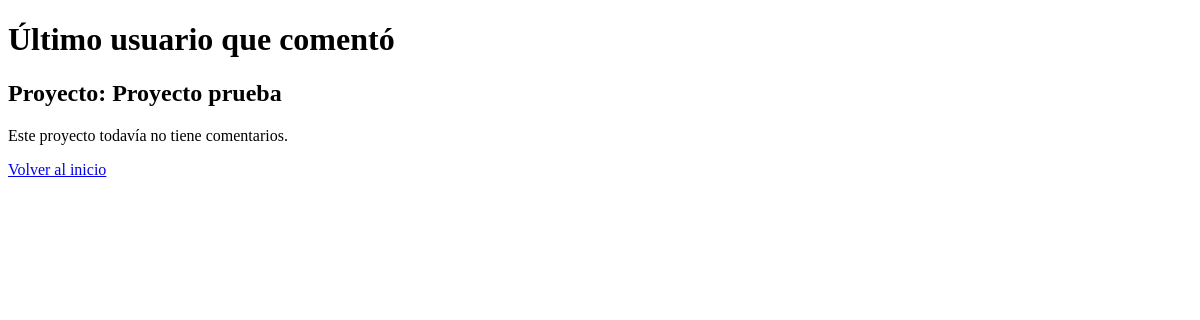
Before: /proyectos/1/ultimo-comentario/ with the older database file.
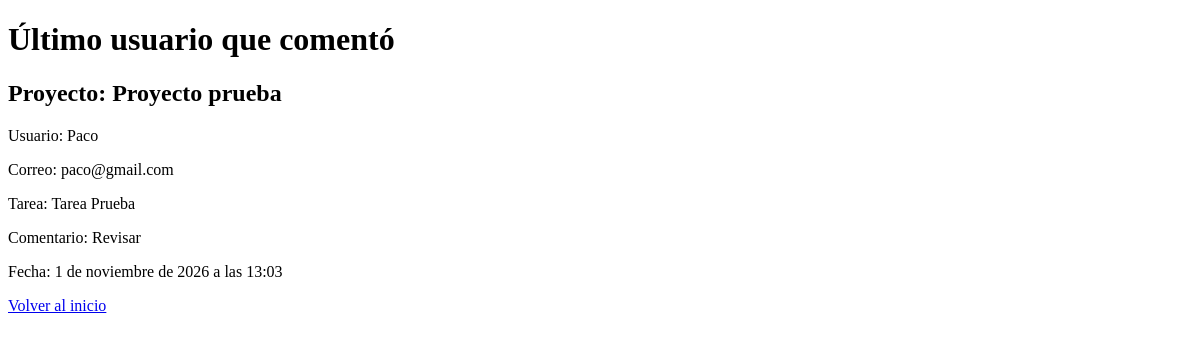
After: the same page with the newer database file.
### Proyecto/models.py (models this page shows, shortened)
class Proyecto(models.Model):
    nombre = models.CharField(max_length=100)
    descripcion = models.TextField()
    fecha_creacion = models.DateTimeField(auto_now_add=True)
    compania = models.ForeignKey(
        Compania,
        on_delete=models.CASCADE,
        related_name="proyectos"
    )

class Comentario(models.Model):
    tarea = models.ForeignKey(
        Tarea,
        on_delete=models.CASCADE,
        related_name="comentarios"
    )
    usuario = models.ForeignKey(
        Usuario,
        on_delete=models.CASCADE,
        related_name="comentarios"
    )
    texto = models.TextField()
    fecha_comentario = models.DateTimeField(auto_now_add=True)
    class Meta:
        ordering = ["-fecha_comentario"]

class Usuario(models.Model):
    nombre = models.CharField(max_length=100)
    correo = models.EmailField(unique=True)
    fecha_nacimiento = models.DateField()
    dni = models.CharField(max_length=9, unique=True)

class Tarea(models.Model):
    ESTADOS = [
        ("Pendiente", "Pendiente"),
        ("En progreso", "En progreso"),
        ("Completada", "Completada"),
    ]
    proyecto = models.ForeignKey(
        Proyecto,
        on_delete=models.CASCADE,
        related_name="tareas"
    )
    nombre = models.CharField(max_length=100)
    descripcion = models.TextField()
    fecha_creacion = models.DateTimeField(auto_now_add=True)
    estado = models.CharField(max_length=20, choices=ESTADOS)
    usuarios = models.ManyToManyField(
        Usuario,
        through="Asignacion",
        related_name="tareas"
    )
    etiquetas = models.ManyToManyField(
        "Etiqueta",
        related_name="tareas",
        blank=True
    )

### Proyecto/views.py (the view)
def ultimo_usuario_comentario(request, proyecto_id):
    proyecto = get_object_or_404(Proyecto, id=proyecto_id)
    ultimo_comentario = Comentario.objects.filter(
        tarea__proyecto=proyecto
    ).order_by('-fecha_comentario').first()
    return render(request, 'ultimo_usuario_comentario.html', {
        'proyecto': proyecto,
        'ultimo_comentario': ultimo_comentario
    })

### Proyecto/templates/ultimo_usuario_comentario.html (shortened to what this page needs)
<!DOCTYPE html>
<html lang="es">
<head>
</head>
<body>
    <h1>Último usuario que comentó</h1>
    <h2>Proyecto: {{ proyecto.nombre }}</h2>
    {% if ultimo_comentario %}
        <p>
            Usuario: {{ ultimo_comentario.usuario.nombre }}
        </p>
        <p>
            Correo: {{ ultimo_comentario.usuario.correo }}
        </p>
        <p>
            Tarea: {{ ultimo_comentario.tarea.nombre }}
        </p>
        <p>
            Comentario: {{ ultimo_comentario.texto }}
        </p>
        <p>
            Fecha: {{ ultimo_comentario.fecha_comentario }}
        </p>
    {% else %}
        <p>Este proyecto todavía no tiene comentarios.</p>
    {% endif %}
    <a href="/">Volver al inicio</a>
</body>
</html>

Changed rows visible on the page:
added Comentario: usuario.nombre "Paco", usuario.correo "paco@gmail.com", tarea.nombre "Tarea Prueba", texto "Revisar", fecha_comentario "1 de noviembre de 2026 a las 13:03"
Other visible differences:
text no longer shown: "Este proyecto todavía no tiene comentarios."
text now shown: "Usuario: Correo: Tarea: Comentario: Fecha:"
